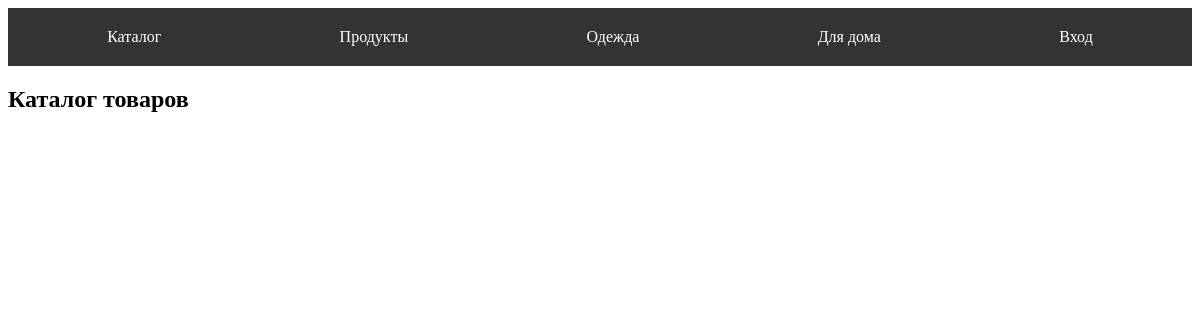
The app's page /catalog/Одежда, older data.
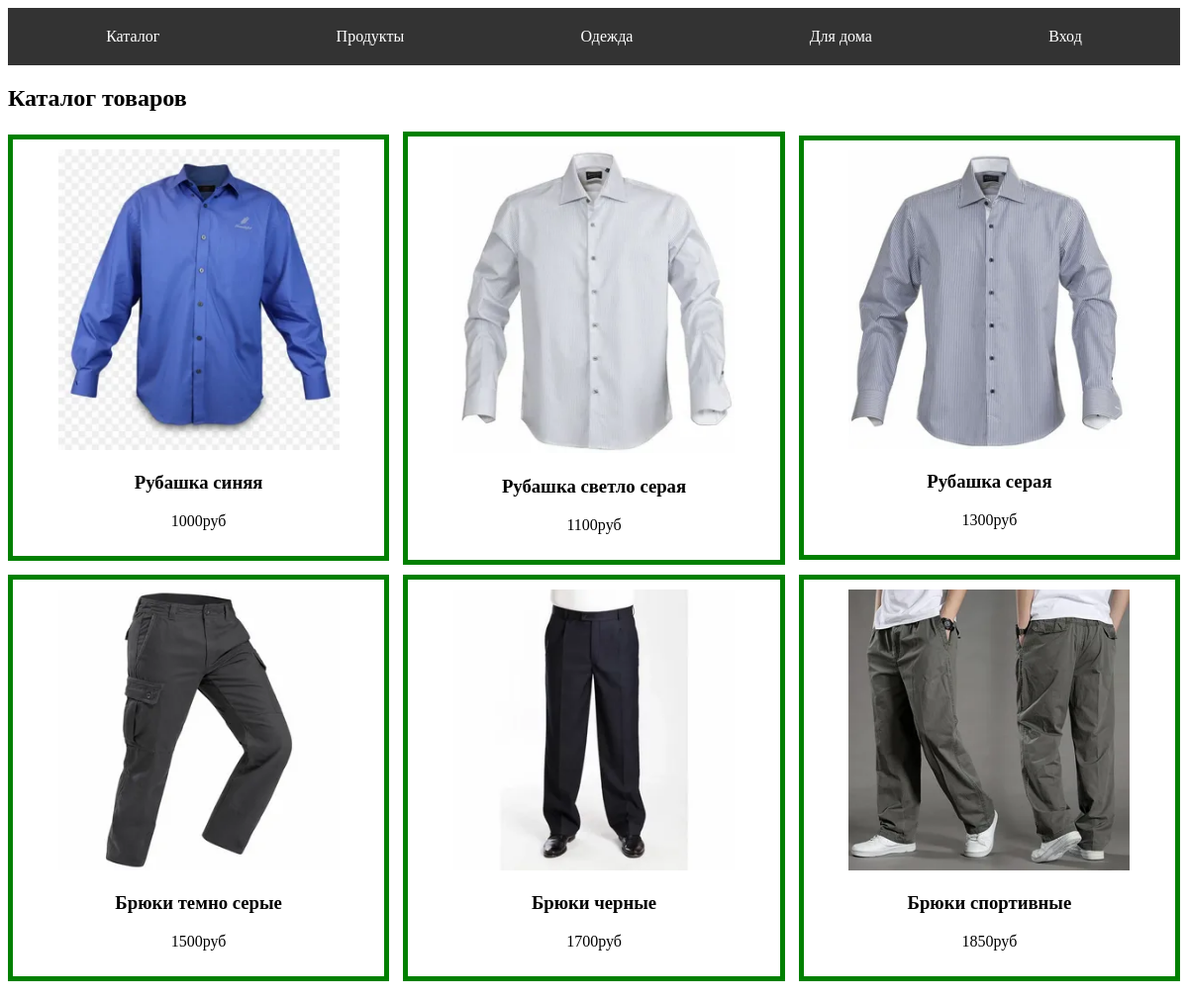
The same page, newer data.
### app/models.py (models this page shows, shortened)
class Tovar(models.Model):
    name = models.CharField(max_length=50, verbose_name='Название')
    price = models.IntegerField(verbose_name='Цена')
    image=models.FileField(verbose_name='Картинка', upload_to='img/', null=True, blank=True)
    discount= models.IntegerField(verbose_name='Скидка', default=0)
    category=models.ForeignKey(to=Category, on_delete=models.SET_NULL, null=True, blank=True)

### app/views.py (the view)
# urls.py: path('catalog/<str:cat>', views.catalog, name='catalog'),
def catalog (request,cat):
    items=Tovar.objects.filter(category__name=cat)
    data={'items':items}
    return render(request, 'index.html', data)

### templates/index.html (shortened to what this page needs)
<!DOCTYPE html>
{% load static %}
<html lang="ru">
<head>
    {% block head %}
        <link rel="stylesheet" href="{% static 'css/catalog.css' %}">
        <link rel="stylesheet" href="{% static 'css/menu.css' %}">
    {% endblock %}
</head>
<body>
    {% block menu %}
<nav>
    <ul>
        <li>
            <a href="{% url 'index' %}">Каталог</a>
        </li>
        <li>
            <a href="{% url 'catalog' 'Продукты' %}">Продукты</a>
        </li>
        <li>
            <a href="{% url 'catalog' 'Одежда' %}">Одежда</a>
        </li>
        <li>
            <a href="{% url 'catalog' 'Для дома' %}">Для дома</a>
        </li>
        {% if user.is_authenticated %}
        <li>
            <a href="{% url 'cabinet' %}">Кабинет</a>
        </li>
        <li>
            <a href="{% url 'cart' %}">Корзина</a>
        </li>
        {% else %}
        <li>
            <a href="">Вход</a>
        </li>
        {% endif %}
    </ul>
</nav>
</body>
{% endblock %}
{% block content %}
<h2>Каталог товаров</h2>
    <div class = 'main-catalog'>
{% for one in items %}
<div class="card">
    <img src="{% static one.image %}" alt="">
    <h3>{{ one.name }}</h3>
    <p>{{ one.price }}руб</p>
</div>
{% endfor %}
</div>
{% endblock %}
</html>

Row changes from the older to the newer data that the page shows:
added Tovar: image (picture), name "Рубашка синяя", price "1000"
added Tovar: image (picture), name "Рубашка светло серая", price "1100"
added Tovar: image (picture), name "Рубашка серая", price "1300"
added Tovar: image (picture), name "Брюки темно серые", price "1500"
added Tovar: image (picture), name "Брюки черные", price "1700"
added Tovar: image (picture), name "Брюки спортивные", price "1850"
